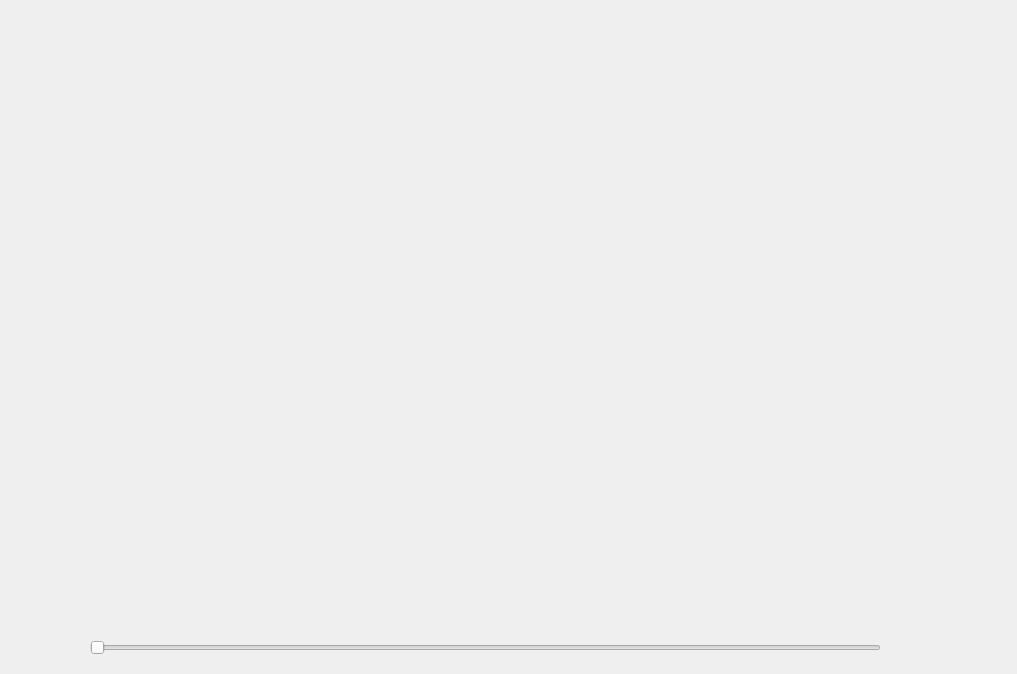
<?xml version="1.0" encoding="UTF-8"?>
<ui version="4.0">
 <class>Battery</class>
 <widget class="QWidget" name="Battery">
  <property name="geometry">
   <rect>
    <x>0</x>
    <y>0</y>
    <width>1017</width>
    <height>674</height>
   </rect>
  </property>
  <property name="windowTitle">
   <string>Form</string>
  </property>
  <widget class="QSlider" name="horizontalSlider">
   <property name="geometry">
    <rect>
     <x>90</x>
     <y>640</y>
     <width>791</width>
     <height>16</height>
    </rect>
   </property>
   <property name="orientation">
    <enum>Qt::Horizontal</enum>
   </property>
  </widget>
 </widget>
 <resources/>
 <connections/>
</ui>
